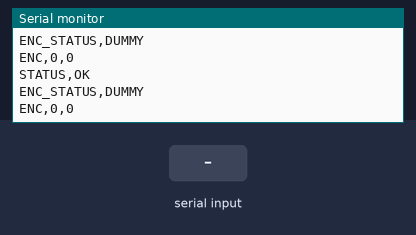
The sketch below on a simulated ESP32. Shown: the last lines printed to the serial monitor. Inputs (shaded band) come from the test bench.

Above: at 1.7 s.
1.8 s: "1\n" received over Serial
At 2.01 s:
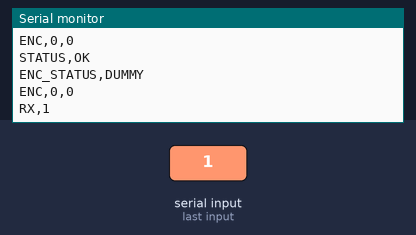
3.3 s: "0\n" received over Serial
At 3.46 s:
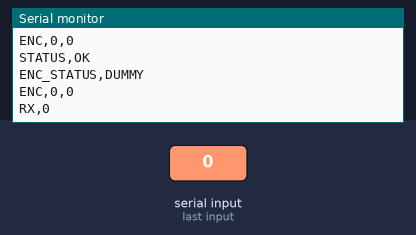

Measured:
- after the input at 1.8 s, the serial monitor: prints a new line at once (image 1)
- after the input at 3.3 s, the serial monitor: prints a new line at once (image 2)

The sketch:

encoder_test.ino
```cpp
// Encoder test sketch.
// Motor output is not used in this sketch.

static const char* SKETCH_NAME = "encoder_test";
static const char* VERSION = "0.1.0";

const int LEFT_ENC_A_PIN = -1;
const int LEFT_ENC_B_PIN = -1;
const int RIGHT_ENC_A_PIN = -1;
const int RIGHT_ENC_B_PIN = -1;

long leftCount = 0;
long rightCount = 0;
unsigned long lastOutputMs = 0;

void handleSerialInput() {
  while (Serial.available()) {
    String line = Serial.readStringUntil('\n');
    line.trim();
    if (line.length() > 0) {
      Serial.print("RX,");
      Serial.println(line);
    }
  }
}

void setup() {
  Serial.begin(115200);
  delay(500);
  Serial.println("BOOT,ENCODER_TEST_READY");
  Serial.print("FW,");
  Serial.print(SKETCH_NAME);
  Serial.print(",");
  Serial.println(VERSION);

  // Future implementation notes:
  // Use A/B phase inputs with pullups as required by the encoder board.
  // attachInterrupt(digitalPinToInterrupt(LEFT_ENC_A_PIN), leftIsr, CHANGE);
  // Direction can be calculated from A phase and B phase state.
}

void loop() {
  handleSerialInput();
  unsigned long now = millis();
  if (now - lastOutputMs >= 700) {
    lastOutputMs = now;
    Serial.println("STATUS,OK");
    Serial.println("ENC_STATUS,DUMMY");
    Serial.print("ENC,");
    Serial.print(leftCount);
    Serial.print(",");
    Serial.println(rightCount);
  }
}
```
